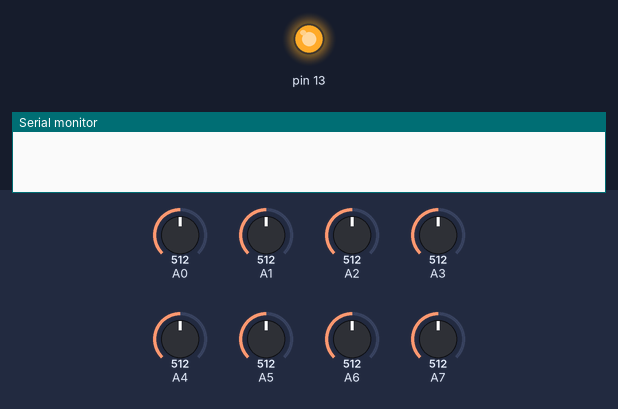
A sketch run on a simulated Arduino Uno, built with avr-gcc and run on an emulated ATmega328P. On the bench: output pins drawn as LEDs (lit = HIGH), the last lines printed to the serial monitor. The inputs (shaded band) are chosen by the test bench; at power-on: A0 = 512, A1 = 512, A2 = 512, A3 = 512, A4 = 512, A5 = 512, A6 = 512, A7 = 512.

Above: at 0.6 s.
At 12.7 s:
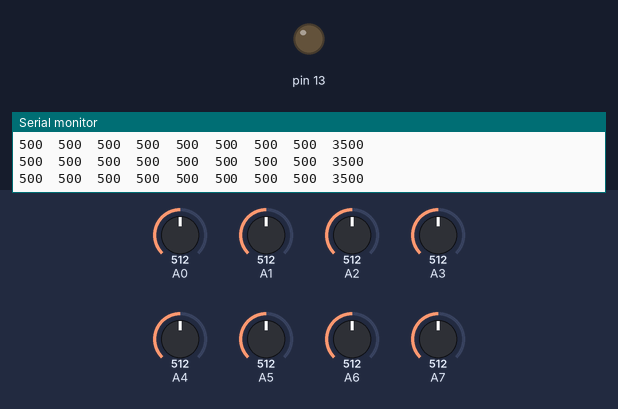
12.8 s: A0 set to 114
15.8 s: A0 set to 97
Timing chart, 0 to 18.8 s (numbered marks = the images above; inputs shaded):
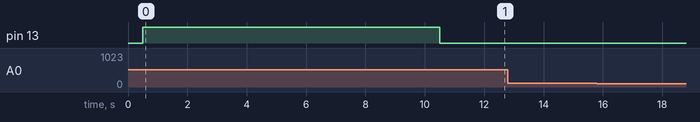

The sketch:

sensores.ino
```cpp
#include <QTRSensors.h>

#define NUM_SENSORS             8  // número de sensores utilizados
#define NUM_SAMPLES_PER_SENSOR  4  // promedio de 4 muestras analógicas por lectura de sensor
#define EMITTER_PIN             9  // pin digital que controla el emisor

// Los sensores 0 a 5 están conectados a los pines analógicos 0 a 5, respectivamente
QTRSensorsAnalog qtra((unsigned char[]) {7, 6, 5, 4, 3, 2, 1, 0},
  NUM_SENSORS, NUM_SAMPLES_PER_SENSOR, EMITTER_PIN);
unsigned int sensorValues[NUM_SENSORS];


void setup()
{
  delay(500);
  pinMode(13, OUTPUT);
  digitalWrite(13, HIGH);    // encender el LED de Arduino para indicar que estamos en modo de calibración
  for (int i = 0; i < 400; i++)  // calibrar durante aproximadamente 10 segundos
  {
    qtra.calibrate();       // leer todos los sensores 10 veces a 2.5 ms por seis sensores (aprox. 25 ms por llamada)
  }
  digitalWrite(13, LOW);     // apagar el LED de Arduino para indicar que hemos terminado con la calibración

  // imprimir los valores mínimos de calibración medidos cuando los emisores estaban encendidos
  Serial.begin(9600);
  for (int i = 0; i < NUM_SENSORS; i++)
  {
    Serial.print(qtra.calibratedMinimumOn[i]);
    Serial.print(' ');
  }
  Serial.println();

  // imprimir los valores máximos de calibración medidos cuando los emisores estaban encendidos
  for (int i = 0; i < NUM_SENSORS; i++)
  {
    Serial.print(qtra.calibratedMaximumOn[i]);
    Serial.print(' ');
  }
  Serial.println();
  Serial.println();
  delay(1000);
}


void loop()
{
  unsigned int position = qtra.readLine(sensorValues);

  // imprimir los valores del sensor como números de 0 a 1000, donde 0 significa reflectancia máxima y
  // 1000 significa reflectancia mínima, seguido de la posición de la línea
  for (unsigned char i = 0; i < NUM_SENSORS; i++)
  {
    Serial.print(sensorValues[i]);
    Serial.print('\t');
  }
  //Serial.println(); // descomenta esta línea si estás usando valores sin procesar
  Serial.println(position); // comenta esta línea si estás usando valores sin procesar

  delay(50);
}
```
